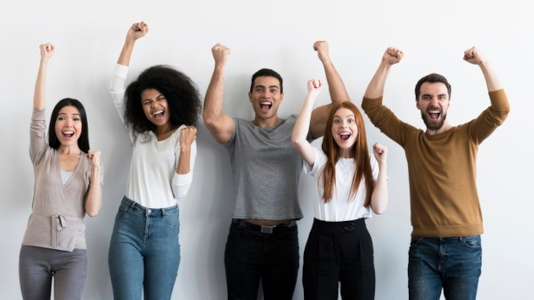
#> input picture fotos/2.jpg, 534 x 300 px; its folder holds 4 pictures in this run
$ python Codigo01.py
#> lines starting #> are read from the running program, lines starting #| are printed output that depends on the picture; after the words box and inside, x2 and y2 are one past the last pixel; in counts of white or black regions, pixels touching at a corner belong together
from sys import maxsize
from tkinter import Scale
import cv2

#Carregamento do arquivo de treinamento de faces e imagens
carregaAlgoritmo = cv2.CascadeClassifier('haarcascades/haarcascade_frontalface_default.xml')
#Escolhendo a imagem que será analisada
for i in range(2,7):
    num = i
    num = str(num)
    imagem = 'fotos/'+num+'.jpg'
    img = cv2.imread(imagem)
#> img is the input picture: shape (300, 534, 3); mean B, G, R 159.2, 160.2, 164.3
    #Deixando a imagem escolhida cinza
    imgCinza = cv2.cvtColor(img,cv2.COLOR_BGR2GRAY)
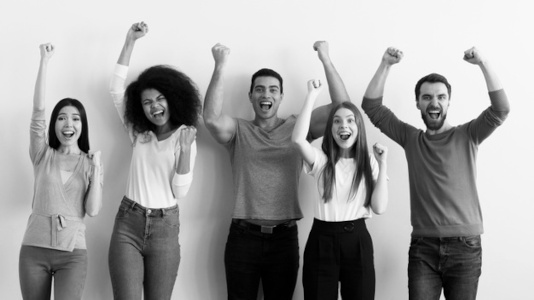
#> imgCinza: shape (300, 534); min 0, max 251, mean 161.3
    #Dimensão da imagem
    #scaleFactor(fator de escala):Parâmetro que especifica o quanto o tamanho da imagem é reduzido em cada escala de imagem.
    #minNeighbors(minVizinhos):Parâmetro que especifica quantos vizinhos cada retângulo candidato deve ter para retê-lo.
    #minSize:Tamanho mínimo possível do objeto. Objetos menores que isso são ignorados.
    faces = carregaAlgoritmo.detectMultiScale(imgCinza,scaleFactor=1.02,minNeighbors=2,maxSize=(50,50))
#> faces = [[249, 76, 36, 36], [138, 88, 33, 33], [421, 105, 25, 25], [327, 108, 35, 35], [52, 106, 35, 35], [416, 83, 37, 37], [251, 96, 28, 28]]
    print(faces)
#| [[249  76  36  36]
#|  [138  88  33  33]
#|  [421 105  25  25]
#|  [327 108  35  35]
#|  [ 52 106  35  35]
#|  [416  83  37  37]
#|  [251  96  28  28]]

    #eixos -> x,y
    #altura -> a
    #largura -> l
    for(x, y, l, a) in faces:
        cv2.rectangle(img,(x,y),(x+l,y+a),(0,255,0),2)
#> this loop made 7 passes
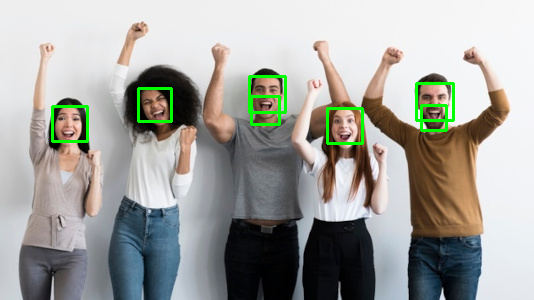
#> img: shape (300, 534, 3); 1.67% of pixels changed, all inside (x1, y1, x2, y2) = (51, 75, 455, 145)
    cv2.imshow('Faces',img)
    cv2.waitKey(500)
#> pass 2 of the loop `for i in range(2,7):`:
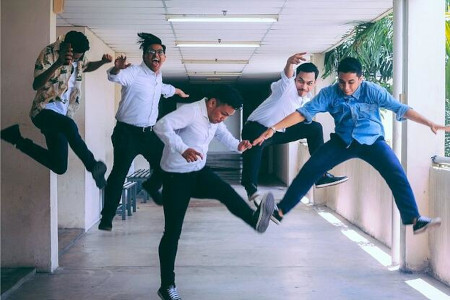
#> input picture fotos/3.jpg, 450 x 300 px
#> img is the input picture: shape (300, 450, 3); mean B, G, R 153.3, 141.4, 132.4
#> `imgCinza = cv2.cvtColor(img,cv2.COLOR_BGR2GRAY)`:
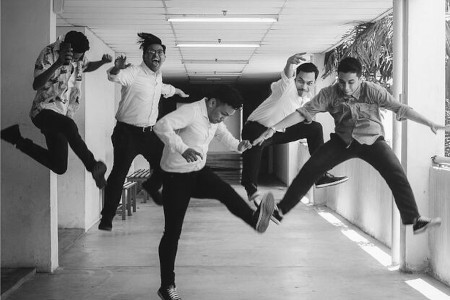
#> imgCinza: shape (300, 450); min 3, max 255, mean 140.1
#> faces = [[292, 72, 27, 27], [333, 72, 26, 26], [198, 104, 47, 47]]
#| [[292  72  27  27]
#|  [333  72  26  26]
#|  [198 104  47  47]]
#> the loop `for(x, y, l, a) in faces:` made 3 passes
#> after the loop `for(x, y, l, a) in faces:`:
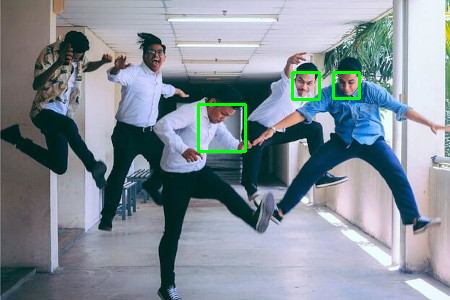
#> img: shape (300, 450, 3); 0.88% of pixels changed, all inside (x1, y1, x2, y2) = (197, 71, 361, 153)
#> pass 3 of the loop `for i in range(2,7):`:
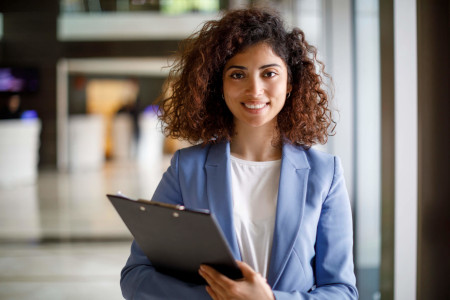
#> input picture fotos/4.jpg, 450 x 300 px
#> img is the input picture: shape (300, 450, 3); mean B, G, R 118.6, 121, 127.2
#> `imgCinza = cv2.cvtColor(img,cv2.COLOR_BGR2GRAY)`:
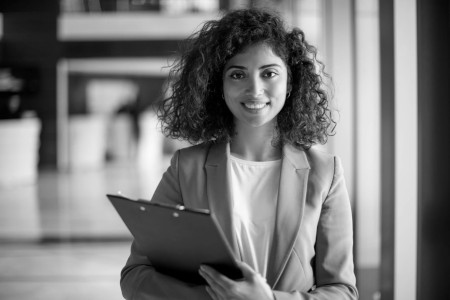
#> imgCinza: shape (300, 450); min 0, max 251, mean 122.6
#> faces = ()
#> (the run stopped early here; a loop or call above may not have finished)
